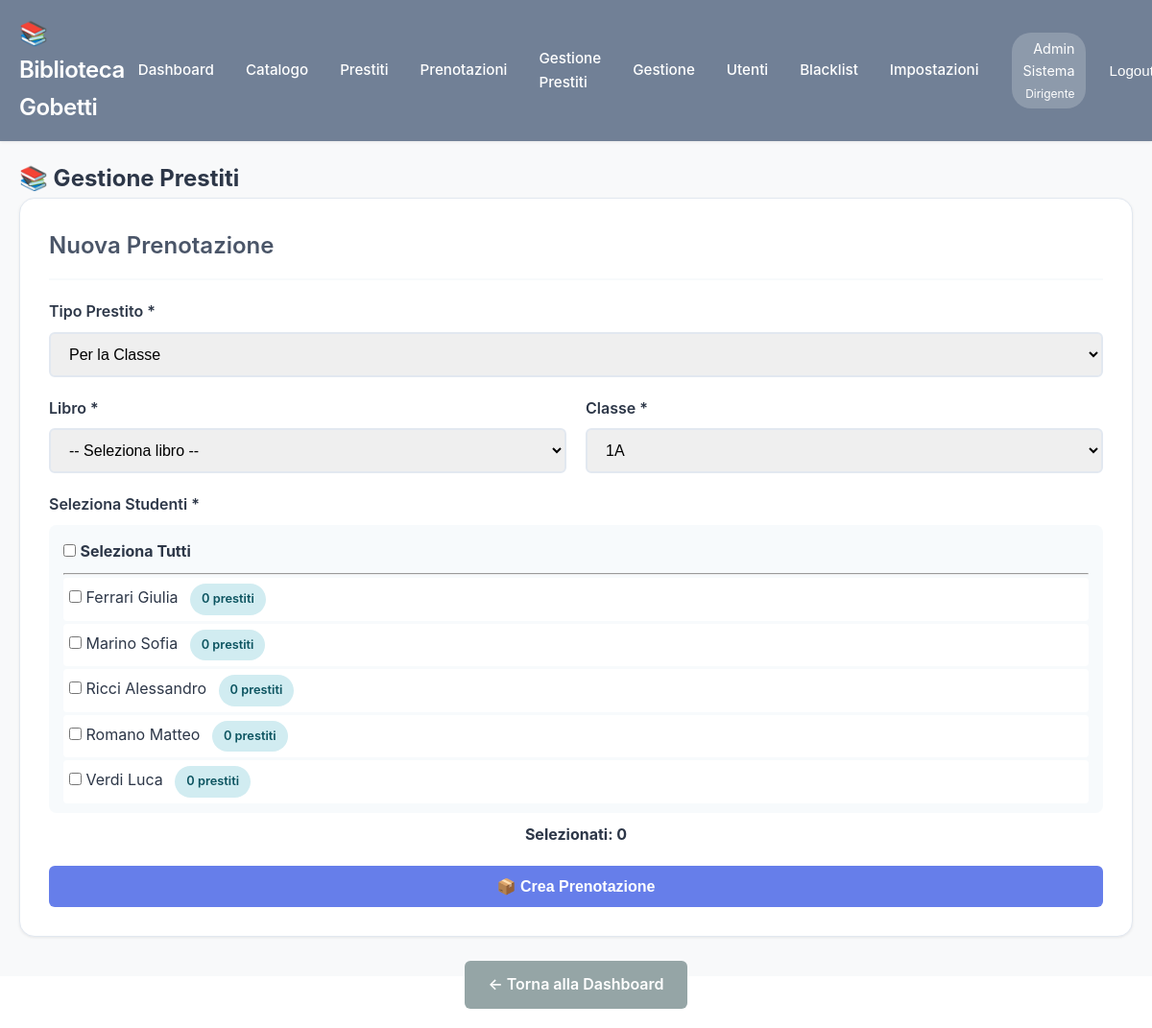
/biblioteca_gobetti/user/prestiti_avanzati.php?classe_id=1 (signed in), run on the app's committed database.
### tables this page shows
CREATE TABLE IF NOT EXISTS utenti (
    id INT AUTO_INCREMENT PRIMARY KEY,
    username VARCHAR(50) UNIQUE NOT NULL,
    password VARCHAR(255) NOT NULL,
    nome VARCHAR(100) NOT NULL,
    cognome VARCHAR(100) NOT NULL,
    email VARCHAR(150) UNIQUE NOT NULL,
    livello INT NOT NULL DEFAULT 100,
    classe_id INT NULL,
    in_blacklist BOOLEAN DEFAULT FALSE,
    motivo_blacklist TEXT NULL,
    data_inizio_blacklist DATETIME NULL,
    data_creazione TIMESTAMP DEFAULT CURRENT_TIMESTAMP,
    ultimo_accesso TIMESTAMP NULL,
    attivo BOOLEAN DEFAULT TRUE,
    INDEX idx_livello (livello),
    INDEX idx_blacklist (in_blacklist),
    INDEX idx_classe (classe_id)
);

### biblioteca_gobetti/includes/functions.php (called while the page is built, shortened)
<?php
function isLogged() {
    return isset($_SESSION['user_id']) && isset($_SESSION['livello']);
}
function hasMinLevel($livello_minimo) {
    return $_SESSION['livello'] >= $livello_minimo;
}
function getCurrentUser() {
    $db = getDB();
    $stmt = $db->prepare("SELECT * FROM utenti WHERE id = ?");
    $stmt->execute([$_SESSION['user_id']]);
    return $stmt->fetch();
}
function e($string) {
    return htmlspecialchars($string, ENT_QUOTES, 'UTF-8');
}
?>

### biblioteca_gobetti/user/prestiti_avanzati.php (the view, shortened to what this page needs)
<?php
require_once '../includes/functions.php';
$db = getDB();
$user = getCurrentUser();
$classi = $db->query("SELECT * FROM classi WHERE attiva = 1 ORDER BY nome, sezione")->fetchAll();
$studenti = [];
$classe_selezionata = null;
if (isset($_GET['classe_id'])) {
    $classe_id = $_GET['classe_id'];
    $stmt = $db->prepare("SELECT * FROM classi WHERE id = ?");
    $stmt->execute([$classe_id]);
    $classe_selezionata = $stmt->fetch();
    if ($classe_selezionata) {
        $stmt = $db->prepare("
            SELECT u.*,
                   COUNT(p.id) as prestiti_attivi
            FROM utenti u
            LEFT JOIN prestiti p ON u.id = p.utente_id AND p.stato IN ('attivo', 'in_ritardo')
            WHERE u.classe_id = ? AND u.attivo = 1 AND u.livello = ?
            GROUP BY u.id
            ORDER BY u.cognome, u.nome
        ");
        $stmt->execute([$classe_id, LIVELLO_STUDENTE]);
        $studenti = $stmt->fetchAll();
    }
}
?>
<!DOCTYPE html>
<html lang="it">
<head>
    <link rel="stylesheet" href="../assets/css/style.css">
</head>
<body data-livello="<?php echo $user['livello']; ?>">
    <?php include '../includes/header.php'; ?>
    <div class="container">
        <h2>📚 Gestione Prestiti</h2>
        <div class="card">
            <div class="card-header">
                <h3 class="card-title">Nuova Prenotazione</h3>
            </div>
            <form method="POST" id="formPrenotazione">
                <div class="form-group">
                    <label class="form-label">Tipo Prestito *</label>
                    <select name="tipo_prestito" id="tipo_prestito" class="form-control" required onchange="toggleTipoPrestito()">
                        <option value="classe">Per la Classe</option>
                    </select>
                </div>
                <div class="form-row">
                    <div class="form-group">
                        <label class="form-label">Libro *</label>
                        <select name="libro_id" id="libro_id" class="form-control" required>
                            <option value="">-- Seleziona libro --</option>
                        </select>
                    </div>
                    <div class="form-group" id="campo-classe" style="display: none;">
                        <label class="form-label">Classe *</label>
                        <select name="classe_id" id="select_classe" class="form-control" onchange="caricaStudenti()">
                            <?php foreach ($classi as $classe): ?>
                                <option value="<?php echo $classe['id']; ?>" <?php echo $classe_selezionata && $classe_selezionata['id'] == $classe['id'] ? 'selected' : ''; ?>>
                                    <?php echo e($classe['nome'] . ($classe['sezione'] ? $classe['sezione'] : '')); ?>
                                </option>
                            <?php endforeach; ?>
                        </select>
                    </div>
                </div>
                <div id="sezione-studenti" style="display: none;">
                    <?php if (!empty($studenti)): ?>
                        <div class="form-group">
                            <label class="form-label">
                                Seleziona Studenti *
                            </label>
                            <div style="background: var(--light-bg); padding: 15px; border-radius: 8px; max-height: 300px; overflow-y: auto;">
                                <label style="display: block; margin-bottom: 10px;">
                                    <input type="checkbox" id="seleziona-tutti" onchange="toggleTuttiStudenti(this)">
                                    <strong> Seleziona Tutti</strong>
                                </label>
                                <hr>
                                <?php foreach ($studenti as $studente): ?>
                                    <label style="display: block; padding: 6px; margin: 3px 0; background: white; border-radius: 4px; cursor: pointer;">
                                        <input
                                            type="checkbox"
                                            name="studenti[]"
                                            value="<?php echo $studente['id']; ?>"
                                            class="studente-checkbox"
                                            onchange="aggiornaContatore()"
                                            <?php echo $studente['in_blacklist'] ? 'disabled' : ''; ?>
                                        >
                                        <?php echo e($studente['cognome'] . ' ' . $studente['nome']); ?>
                                        <span class="badge badge-info" style="margin-left: 8px; font-size: 0.8rem;">
                                            <?php echo $studente['prestiti_attivi']; ?> prestiti
                                        </span>
                                    </label>
                                <?php endforeach; ?>
                            </div>
                            <div style="margin-top: 10px; text-align: center;">
                                <strong>Selezionati: <span id="contatore-studenti">0</span></strong>
                            </div>
                        </div>
                    <?php endif; ?>
                </div>
                <button type="submit" class="btn btn-primary btn-block" id="btn-prenota">
                    📦 Crea Prenotazione
                </button>
            </form>
        </div>
        <div style="margin-top: 20px; text-align: center;">
            <a href="dashboard.php" class="btn btn-secondary">← Torna alla Dashboard</a>
        </div>
    </div>
</body>
</html>

### biblioteca_gobetti/includes/header.php (shortened to what this page needs)
<?php
$user = getCurrentUser();
$livelli_nomi = [
    100 => 'Studente',
    300 => 'Docente',
    320 => 'Bibliotecario',
    400 => 'Tecnico',
    500 => 'Collaboratore',
    600 => 'Amministrativo',
    900 => 'Dirigente'
];
$ruolo = $livelli_nomi[$user['livello']] ?? 'Utente';
?>
<header class="header">
    <div class="header-content">
        <div class="header-logo">
            <h1>📚 Biblioteca Gobetti</h1>
        </div>
        <nav class="header-nav" id="main-nav">
            <div class="nav-links">
                <a href="/biblioteca_gobetti/user/dashboard.php">Dashboard</a>
                <a href="/biblioteca_gobetti/user/catalogo.php">Catalogo</a>
                <a href="/biblioteca_gobetti/user/prestiti.php">Prestiti</a>
                <a href="/biblioteca_gobetti/user/prenotazioni.php">Prenotazioni</a>
                <?php if (hasMinLevel(LIVELLO_DOCENTE)): ?>
                    <a href="/biblioteca_gobetti/user/prestiti_avanzati.php">Gestione Prestiti</a>
                <?php endif; ?>
                <?php if (hasMinLevel(LIVELLO_BIBLIOTECARIO)): ?>
                    <a href="/biblioteca_gobetti/admin/gestione_prestiti.php">Gestione</a>
                    <a href="/biblioteca_gobetti/admin/gestione_utenti.php">Utenti</a>
                    <a href="/biblioteca_gobetti/admin/gestione_blacklist.php">Blacklist</a>
                <?php endif; ?>
                <?php if (hasMinLevel(LIVELLO_AMMINISTRATIVO)): ?>
                    <a href="/biblioteca_gobetti/admin/impostazioni.php">Impostazioni</a>
                <?php endif; ?>
            </div>
            <div class="user-info">
                <span class="user-badge">
                    <?php echo e($user['nome'] . ' ' . $user['cognome']); ?>
                    <br>
                    <small><?php echo $ruolo; ?></small>
                </span>
                <form method="POST" action="/biblioteca_gobetti/user/logout.php" style="display: inline;">
                    <button type="submit" class="btn btn-secondary btn-sm">Logout</button>
                </form>
            </div>
        </nav>
    </div>
</header>

### biblioteca_gobetti/assets/css/style.css (style rules this page uses)
:root { --primary-color: #4a5568; --secondary-color: #667eea; --success-color: #48bb78; --danger-color: #f56565; --warning-color: #ed8936; --light-bg: #f7fafc; --dark-text: #2d3748; --border-color: #e2e8f0; --shadow: 0 1px 3px rgba(0,0,0,0.08); --shadow-hover: 0 4px 12px rgba(0,0,0,0.12); --color-studente: #4299e1; --color-docente: #805ad5; --color-bibliotecario: #38b2ac; --color-admin: #718096; --color-dirigente: #2d3748; }
body[data-livello="320"], body[data-livello="600"], body[data-livello="900"] { --user-color: var(--color-admin); }
* { margin: 0; padding: 0; box-sizing: border-box; }
body { font-family: -apple-system, BlinkMacSystemFont, 'Segoe UI', 'Roboto', sans-serif; background: #f8f9fa; color: var(--dark-text); line-height: 1.6; }
.container { max-width: 1400px; margin: 0 auto; padding: 20px; }
.header { background: var(--user-color, var(--primary-color)); color: white; padding: 1rem 0; box-shadow: var(--shadow); position: sticky; top: 0; z-index: 1000; }
.header-content { max-width: 1400px; margin: 0 auto; padding: 0 20px; display: flex; justify-content: space-between; align-items: center; }
.header-logo h1 { font-size: 1.5rem; font-weight: 600; letter-spacing: -0.5px; margin: 0; }
.header-nav { display: flex; gap: 20px; align-items: center; }
.nav-links { display: flex; gap: 5px; align-items: center; }
.header-nav a { color: white; text-decoration: none; padding: 8px 14px; border-radius: 8px; transition: all 0.2s ease; font-size: 0.95rem; font-weight: 500; }
.header-nav button { color: white; background: none; border: none; cursor: pointer; font-size: 0.95rem; font-weight: 500; padding: 8px 14px; border-radius: 8px; transition: all 0.2s ease; }
.user-info { display: flex; gap: 10px; align-items: center; }
.user-badge { display: inline-block; text-align: right; }
.user-info { display: flex; align-items: center; gap: 10px; }
.user-badge { background-color: rgba(255, 255, 255, 0.2); padding: 5px 12px; border-radius: 20px; font-size: 0.9rem; }
.card { background: white; border-radius: 16px; padding: 30px; margin-bottom: 25px; box-shadow: var(--shadow); transition: transform 0.3s ease, box-shadow 0.3s ease; border: 1px solid var(--border-color); }
.card-header { border-bottom: 2px solid var(--light-bg); padding-bottom: 15px; margin-bottom: 20px; }
.card-title { font-size: 1.5rem; color: var(--primary-color); font-weight: 600; }
.form-group { margin-bottom: 20px; }
.form-label { display: block; margin-bottom: 8px; font-weight: 600; color: var(--dark-text); }
.form-control { width: 100%; padding: 12px 15px; border: 2px solid var(--border-color); border-radius: 6px; font-size: 1rem; transition: border-color 0.3s; }
select.form-control { cursor: pointer; }
.form-row { display: grid; grid-template-columns: 1fr 1fr; gap: 20px; }
.btn { display: inline-block; padding: 12px 24px; border: none; border-radius: 6px; font-size: 1rem; font-weight: 600; cursor: pointer; transition: all 0.3s; text-decoration: none; text-align: center; }
.btn-primary { background-color: var(--secondary-color); color: white; }
.btn-secondary { background-color: #95a5a6; color: white; }
.btn-sm { padding: 8px 16px; font-size: 0.9rem; }
.btn-block { width: 100%; display: block; }
.badge { display: inline-block; padding: 6px 12px; border-radius: 20px; font-size: 0.85rem; font-weight: 600; }
.badge-info { background-color: #d1ecf1; color: #0c5460; }

### data on the page
utenti: nome+cognome "Admin Sistema", livello "Dirigente"
utenti: cognome+nome "Ferrari Giulia", prestiti_attivi "0"
utenti: cognome+nome "Marino Sofia", prestiti_attivi "0"
utenti: cognome+nome "Ricci Alessandro", prestiti_attivi "0"
utenti: cognome+nome "Romano Matteo", prestiti_attivi "0"
utenti: cognome+nome "Verdi Luca", prestiti_attivi "0"

### other printed values
form field classe_id "1A"
